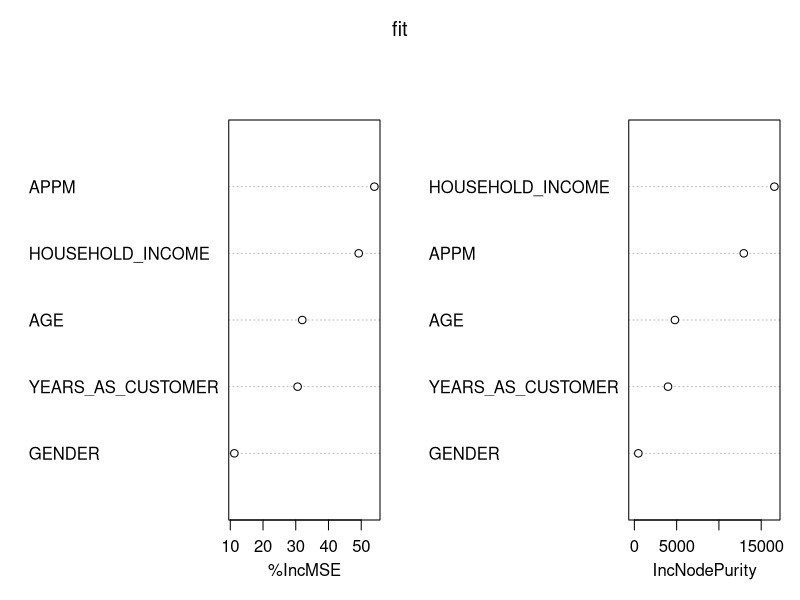

Source code (R): (Note: this script raises an error after producing the figure.)
# Magazines/newspaper subscriptions up-sell project

# ---------------------------------------------------------------------------------
# INITIAL SETUP
# ---------------------------------------------------------------------------------
# set working directory
setwd("~/Desktop/")

# load dataset
dat <- read.csv("CustSubscriptions.csv")


# ---------------------------------------------------------------------------------
# DATA CLEAN-UP/REFORMAT
# ---------------------------------------------------------------------------------
# drop $ sign in HOUSEHOLD_INCOME AND CUSTOMER_REVENUE vars and change them
# from categorical into numeric type
unique(dat$HOUSEHOLD_INCOME)
dat$HOUSEHOLD_INCOME <- gsub("\\$", "", dat$HOUSEHOLD_INCOME)
dat$HOUSEHOLD_INCOME <- as.numeric(gsub(",", "", dat$HOUSEHOLD_INCOME))
dat$CUSTOMER_REVENUE <- gsub("[$]", "", dat$CUSTOMER_REVENUE)
dat$CUSTOMER_REVENUE <- gsub(",", "", dat$CUSTOMER_REVENUE)
dat$CUSTOMER_REVENUE <- as.numeric(gsub(" ", "", dat$CUSTOMER_REVENUE))

# assumption:
# var CUSTOMER_REVENUE is revenue earned from customer the year before.

# new var: APPM (avg price per mag)
dat$APPM <- (dat$CUSTOMER_REVENUE / dat$CUSTOMER_SUBSCRIPTION_COUNT)



# ---------------------------------------------------------------------------------
# DATA EXPLORATION: overall data
# ---------------------------------------------------------------------------------
# percentage of potential lead over whole customer database
prop.table(table(dat$CUSTOMER_SUBSCRIPTION_COUNT == 1)) # 27%

# get summary of years as customer var
summary(dat$YEARS_AS_CUSTOMER)



# ---------------------------------------------------------------------------------
# DATA EXPLORATION: APPM var
# ---------------------------------------------------------------------------------
# note that APPM == 80 is only observed in customers > 1 subs, so let's 
# explore further

# subset new data frame for APPM == 80
APPM80 <- subset(dat, APPM == 80)
# 52 observations

# More male or female?
table(APPM80$GENDER)
# F  M  U 
# 14 36  2 

# Younger or older age?
summary(APPM80$AGE)
# Min. 1st Qu.  Median    Mean 3rd Qu.    Max. 
# 26.00   32.75   40.00   40.08   45.00   64.00 

# Newer or older customer?
summary(APPM80$YEARS_AS_CUSTOMER)
# Min. 1st Qu.  Median    Mean 3rd Qu.    Max. 
# 4.00    7.00   11.00   10.77   13.00   23.00 

# Fewer or More subscription count?
summary(APPM80$CUSTOMER_SUBSCRIPTION_COUNT)
# Min. 1st Qu.  Median    Mean 3rd Qu.    Max. 
# 2.000   7.000  10.500   9.846  13.000  13.000 

# Finding summary:
# Men around 40 years old; subscribing to 9-10 magazines for 10-11 years
# tend to subscribe to more expensive magazines.



# ---------------------------------------------------------------------------------
# DATA MODELING: RANDOM FOREST
# ---------------------------------------------------------------------------------
# load library
library(randomForest)

# ensure repeatability
set.seed(123)

# build a random forest model
fit <- randomForest(CUSTOMER_SUBSCRIPTION_COUNT ~ AGE + 
                            HOUSEHOLD_INCOME + 
                            YEARS_AS_CUSTOMER +
                            APPM + 
                            GENDER,
                    data = dat,
                    importance = T,
                    ntree = 500)

# plot to see importance of vars
varImpPlot(fit)

# Finding summary:
# APPM and household income show to be most important features.



# ---------------------------------------------------------------------------------
# DATA EXPLORATION: HOUSEHOLD_INCOME var
# ---------------------------------------------------------------------------------
# summary of household income
summary(dat$HOUSEHOLD_INCOME)

# subset data frame: <55000
under55k <- subset(dat, HOUSEHOLD_INCOME < 55000) # 8885 obs

# subset data frame: >= 55000
is55kandAbove <- subset(dat, HOUSEHOLD_INCOME >= 55000) # 7135 obs

# percentage of == 1 subs in under55k
prop.table(table(under55k$CUSTOMER_SUBSCRIPTION_COUNT > 1)) # 62%

# percentage of == 1 subs in is55kandAbove
prop.table(table(is55kandAbove$CUSTOMER_SUBSCRIPTION_COUNT > 1)) # 87%

# boxplot of household income data in relation with cust == 1 sub (0) and > 1 sub (1)
boxplot(dat$HOUSEHOLD_INCOME ~ dat$TARGET)

# Finding summary:
# Customers reporting higher household income tend to subscribe > 1 mag 



# ---------------------------------------------------------------------------------
# DATA MODELING: YEARS AS CUSTOMER
# ---------------------------------------------------------------------------------
# boxplot
boxplot(dat$YEARS_AS_CUSTOMER ~ dat$TARGET)

# Finding summary:
# cust > 1 sub have a lower median of years as customer



# ---------------------------------------------------------------------------------
# DATA EXPLORATION: GENDER
# ---------------------------------------------------------------------------------
# chi-square test on female and target
femaleTarget = table(dat$TARGET, dat$Female)
chisq.test(femaleTarget)

# return:
# Pearson's Chi-squared test with Yates' continuity correction
# 
# data:  femaleTarget
# X-squared = 2.951, df = 1, p-value = 0.08582

# chi-square test on male and target
maleTarget = table(dat$TARGET, dat$Male)
chisq.test(maleTarget)

# return:
# Pearson's Chi-squared test with Yates' continuity correction
# 
# data:  maleTarget
# X-squared = 3.1593, df = 1, p-value = 0.0755

# note that p-value > 0.05 is consistent with previous findings that
# gender var does not significantly influence how many mag cust will subscribe.



# ---------------------------------------------------------------------------------
# DATA MODELING: LINEAR REGRESSION 
# ---------------------------------------------------------------------------------
# linear regression 
lmfit <- lm(CUSTOMER_SUBSCRIPTION_COUNT ~ HOUSEHOLD_INCOME + 
                    AGE + 
                    GENDER + 
                    APPM,
          data = dat)
summary(lmfit)

# Residuals:
#         Min     1Q Median     3Q    Max 
# -9.330 -1.681 -0.513  1.258 11.625 
#
# Coefficients:
#         Estimate Std. Error t value Pr(>|t|)    
# (Intercept)       4.144e+00  8.442e-02  49.084   <2e-16 ***
#         HOUSEHOLD_INCOME  3.087e-05  4.945e-07  62.423   <2e-16 ***
#         AGE              -4.160e-02  1.610e-03 -25.834   <2e-16 ***
#         GENDERM          -3.531e-01  4.139e-02  -8.531   <2e-16 ***
#         GENDERU           2.159e-02  1.159e-01   0.186    0.852    
# APPM             -2.022e-02  2.262e-03  -8.938   <2e-16 ***
#        ---
#         Signif. codes:  0 ‘***’ 0.001 ‘**’ 0.01 ‘*’ 0.05 ‘.’ 0.1 ‘ ’ 1
#
# Residual standard error: 2.507 on 16014 degrees of freedom
# Multiple R-squared:  0.2207,	Adjusted R-squared:  0.2204 
# F-statistic: 906.8 on 5 and 16014 DF,  p-value: < 2.2e-16



# ---------------------------------------------------------------------------------
# MAIN FINDINGS
# ---------------------------------------------------------------------------------
# 1. Customers, reporting higher income, tend to subscribe to more 
# expensive magazines.
# 2. Customers, reporting higher income, tend to subscribe to more magazines.
# 3. Newer customers, under 4 years, tend to subscribe to more magazines.
